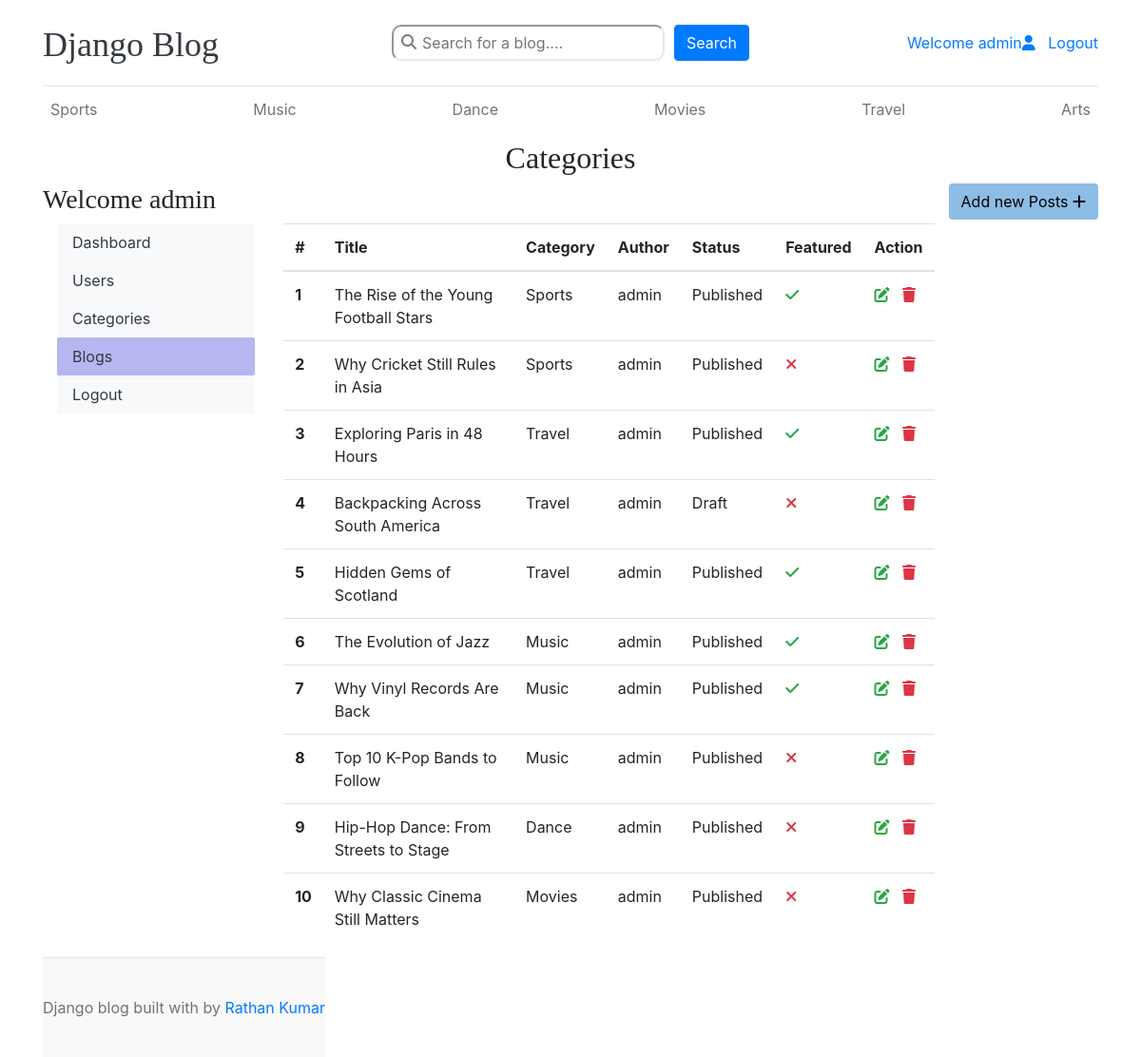
The page /dashboard/posts/ (signed in) on the database its author committed.
### blogs/models.py (models this page shows, shortened)
class Category(models.Model):
    category_name = models.CharField(max_length=255, unique=True)
    created_at = models.DateTimeField(auto_now_add=True)
    updated_at = models.DateTimeField(auto_now=True)
    class Meta:
        verbose_name_plural = 'categories'
    def __str__(self):
        return self.category_name

class Blog(models.Model):
    title = models.CharField(max_length=200)
    slug = models.SlugField(max_length=150, unique=True, blank=True)
    category = models.ForeignKey(Category, on_delete=models.CASCADE)
    author = models.ForeignKey(User, on_delete=models.CASCADE)
    featured_image = models.ImageField(upload_to='uploads/%Y/%m/%d')
    short_description = models.TextField(max_length=500)
    blog_body = models.TextField(max_length=2000)
    status = models.CharField(
        max_length=20, choices=STATUS_CHOICES, default="Draft")
    is_featured = models.BooleanField(default=False)
    created_at = models.DateTimeField(auto_now_add=True)
    updated_at = models.DateTimeField(auto_now=True)

### dashboard/views.py (the view)
# urls.py: path('posts/', views.posts, name="posts"),
def posts(request):
    posts = Blog.objects.filter(author=request.user)
    context = {
        'posts': posts,
    }
    return render(request, 'dashboards/blogposts.html', context)

### blogs/context_processors.py (called while the page is built)
def get_categories(request):
    categories = Category.objects.all()
    return dict(categories=categories)

### templates/dashboards/blogposts.html (shortened to what this page needs)
{% extends 'base.html' %}
{% block content %}
<h2 class="text-center">Categories</h2>
<a href="{% url 'add_posts' %}"><button class="btn float-right mb-2" style="background-color: rgb(141, 188, 229);">Add
        new Posts <i class="fa fa-add"></i></button></a>
{% include 'dashboards/sidebar.html' %}
<div class="col-md-9">
    <table class="table table-hover">
        <thead>
            <tr>
                <th scope="col">#</th>
                <th scope="col">Title</th>
                <th scope="col">Category</th>
                <th scope="col">Author</th>
                <th scope="col">Status</th>
                <th scope="col">Featured</th>
                <th scope="col">Action</th>
            </tr>
        </thead>
        <tbody>
            {% for post in posts %}
            <tr>
                <th scope="row">{{forloop.counter}}</th>
                <td>{{post.title}}</td>
                <td>{{post.category}}</td>
                <td>{{post.author}}</td>
                <td>{{post.status}}</td>
                <td>{% if post.is_featured %} <i class="fa fa-check text-success"></i>{% else %} <i class="fa fa-xmark text-danger"></i>{% endif %}</td>
                <td><a href="{% url 'edit_posts' post.id %}"><i class="fa fa-edit text-success"></i></a>
                    <a href="{% url 'delete_post' post.id %}"><i class="fa fa-trash text-danger"></i></a>
                </td>
            </tr>
            {% endfor %}
        </tbody>
    </table>
</div>
{% endblock %}

### templates/base.html (shortened to what this page needs)
{% load static %}
<!DOCTYPE html>
<html lang="en">
<head>
    <link href="https://getbootstrap.com/docs/4.0/dist/css/bootstrap.min.css" rel="stylesheet">
    <link href="{% static 'css/blog.css' %}" rel="stylesheet">
    <link rel="stylesheet" href="https://cdnjs.cloudflare.com/ajax/libs/font-awesome/6.6.0/css/all.min.css">
</head>
<body>
    <div class="container">
        <header class="blog-header py-3">
            <div class="row flex-nowrap justify-content-between align-items-center">
                <div class="col-4 pt-1">
                    <a class="blog-header-logo text-dark" href="/">Django Blog</a>
                </div>
                <div class="col-4">
                    <form class="search-form" action="{% url 'search' %}" method="GET">
                        <div class="search-container">
                            <i class="fa-solid fa-magnifying-glass"></i>
                            <input type="text" name="keyword" placeholder="Search for a blog....">
                        </div>
                        <button class="btn btn-primary" id="submitbtn" type="submit">Search</button>
                    </form>
                </div>
                <div class="col-4 d-flex justify-content-end align-items-center">
                    {% if not user.is_authenticated %}
                    <a class="btn btn-sm btn-warning" href="{% url 'login' %}">Login</a> &nbsp;
                    <a class="btn btn-sm btn-outline-secondary" href="{% url 'register' %}">Register</a>
                    {% else %}
                    <span>
                        <a href="{% url 'dashboard' %}">Welcome {{user}}<i class="fa fa-user"></i> </a>
                    </span>
                    <span>
                        <a href="{% url 'logout' %}"> Logout</a>
                    </span>
                    {% endif %}
                </div>
            </div>
        </header>
        <div class="nav-scroller py-1 mb-2">
            <nav class="nav d-flex justify-content-between">
                {% for category in categories %}
                <a class="p-2 text-muted"
                    href="{% url 'posts_by_category' category.id %}">{{category.category_name}}</a>
                {% endfor %}
            </nav>
        </div>
        {% block content %}
        {% endblock %}
        <footer class="blog-footer">
            <p>Django blog built with by <a href="#">Rathan Kumar</a></p>
        </footer>
</body>
</html>

### templates/dashboards/sidebar.html
<h3>Welcome {{user}}</h3>
<div class="row">
    <div class="col-md-3">
        <div id="dashboard_nav" class="nav flex-column nav-pills bg-light" aria-orientation="vertical">
            <a href="{% url 'dashboard' %}"
                class="nav-link text-dark {% if request.path == '/dashboard/' %} active {% endif %}">Dashboard</a>
            {% if perms.auth.view_user %}
            <a href="{% url 'users' %}"
                class="nav-link text-dark {% if '/users/' in request.path   %} active {% endif %}">Users</a>
            {% endif %}
            <a href="{% url 'categories'%}"
                class="nav-link text-dark {% if '/categories/' in request.path %}active{% endif %} ">Categories</a>
            <a href="{% url 'posts' %}"
                class=" nav-link text-dark {% if '/posts/' in request.path %}active{% endif %}">Blogs</a>
            <a href="" class="nav-link text-dark">Logout</a>
        </div>
    </div>

### blog_main/static/css/blog.css (style rules this page uses)
.blog-header { border-bottom: 1px solid #e5e5e5; }
.blog-header-logo { font-family: "Playfair Display", Georgia, "Times New Roman", serif ; font-size: 2.25rem; }
h1, h2, h3, h4, h5, h6 { font-family: "Playfair Display", Georgia, "Times New Roman", serif ; }
.blog-footer { padding: 2.5rem 0; color: #727272; text-align: center; background-color: #f9f9f9; border-top: .05rem solid #e5e5e5; }
.blog-footer p:last-child { margin-bottom: 0; }
.search-form { display: flex; justify-content: center; gap: 10px; }
.search-container { position: relative; }
.search-container i { position: absolute; left: 10px; top: 10px; color: #827b7b; }
.search-container input { padding: 5px 5px 5px 30px; border-radius: 10px; border-color: rgb(237, 229, 229); }
#dashboard_nav a.active { background-color: rgb(182, 182, 240); color: white; }
#dashboard_nav a { border: #ece3e3; border-radius: 2px; }

### rows shown on the page
Category: category_name "Sports"
Category: category_name "Music"
Category: category_name "Dance"
Category: category_name "Movies"
Category: category_name "Travel"
Category: category_name "Arts"
Blog: title "The Rise of the Young Football Stars", category "Sports", author "admin", status "Published", is_featured True (drawn)
Blog: title "Why Cricket Still Rules in Asia", category "Sports", author "admin", status "Published", is_featured False (drawn)
Blog: title "Exploring Paris in 48 Hours", category "Travel", author "admin", status "Published", is_featured True (drawn)
Blog: title "Backpacking Across South America", category "Travel", author "admin", status "Draft", is_featured False (drawn)
Blog: title "Hidden Gems of Scotland", category "Travel", author "admin", status "Published", is_featured True (drawn)
Blog: title "The Evolution of Jazz", category "Music", author "admin", status "Published", is_featured True (drawn)
Blog: title "Why Vinyl Records Are Back", category "Music", author "admin", status "Published", is_featured True (drawn)
Blog: title "Top 10 K-Pop Bands to Follow", category "Music", author "admin", status "Published", is_featured False (drawn)
Blog: title "Hip-Hop Dance: From Streets to Stage", category "Dance", author "admin", status "Published", is_featured False (drawn)
Blog: title "Why Classic Cinema Still Matters", category "Movies", author "admin", status "Published", is_featured False (drawn)

### other values the page prints
{{ user }} "admin"
